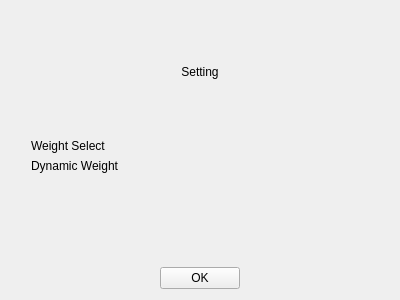
<?xml version="1.0" encoding="UTF-8"?>
<ui version="4.0">
 <class>qSettingWidget</class>
 <widget class="QWidget" name="qSettingWidget">
  <property name="geometry">
   <rect>
    <x>0</x>
    <y>0</y>
    <width>400</width>
    <height>300</height>
   </rect>
  </property>
  <property name="windowTitle">
   <string>Form</string>
  </property>
  <layout class="QVBoxLayout" name="verticalLayout">
   <item alignment="Qt::AlignHCenter">
    <widget class="QLabel" name="qTitleLabel">
     <property name="styleSheet">
      <string notr="true">font: 500 20pt &quot;思源黑体 CN Medium&quot;;</string>
     </property>
     <property name="text">
      <string>Setting</string>
     </property>
     <property name="alignment">
      <set>Qt::AlignCenter</set>
     </property>
    </widget>
   </item>
   <item>
    <layout class="QFormLayout" name="qFormLayout">
     <property name="horizontalSpacing">
      <number>30</number>
     </property>
     <property name="leftMargin">
      <number>20</number>
     </property>
     <item row="0" column="0">
      <widget class="QLabel" name="qWeightSelectLabel">
       <property name="styleSheet">
        <string notr="true">font: 500 10pt &quot;思源黑体 CN Medium&quot;;</string>
       </property>
       <property name="text">
        <string>Weight Select</string>
       </property>
      </widget>
     </item>
     <item row="1" column="0">
      <widget class="QLabel" name="qDynamicWeightLabel">
       <property name="styleSheet">
        <string notr="true">font: 500 10pt &quot;思源黑体 CN Medium&quot;;</string>
       </property>
       <property name="text">
        <string>Dynamic Weight</string>
       </property>
      </widget>
     </item>
     <item row="1" column="1">
      <widget class="SwitchButton" name="qDynamicWeightSwitchButton" native="true">
       <property name="maximumSize">
        <size>
         <width>40</width>
         <height>16777215</height>
        </size>
       </property>
      </widget>
     </item>
     <item row="0" column="1">
      <widget class="SwitchButton" name="qWeightSelectSwitchButton" native="true">
       <property name="sizePolicy">
        <sizepolicy hsizetype="Preferred" vsizetype="Preferred">
         <horstretch>0</horstretch>
         <verstretch>0</verstretch>
        </sizepolicy>
       </property>
       <property name="maximumSize">
        <size>
         <width>40</width>
         <height>16777215</height>
        </size>
       </property>
      </widget>
     </item>
    </layout>
   </item>
   <item alignment="Qt::AlignHCenter">
    <widget class="QPushButton" name="qOKPushButton">
     <property name="text">
      <string>OK</string>
     </property>
    </widget>
   </item>
  </layout>
 </widget>
 <customwidgets>
  <customwidget>
   <class>SwitchButton</class>
   <extends>QWidget</extends>
   <header location="global">inc/switchButton.h</header>
   <container>1</container>
  </customwidget>
 </customwidgets>
 <resources/>
 <connections/>
</ui>
